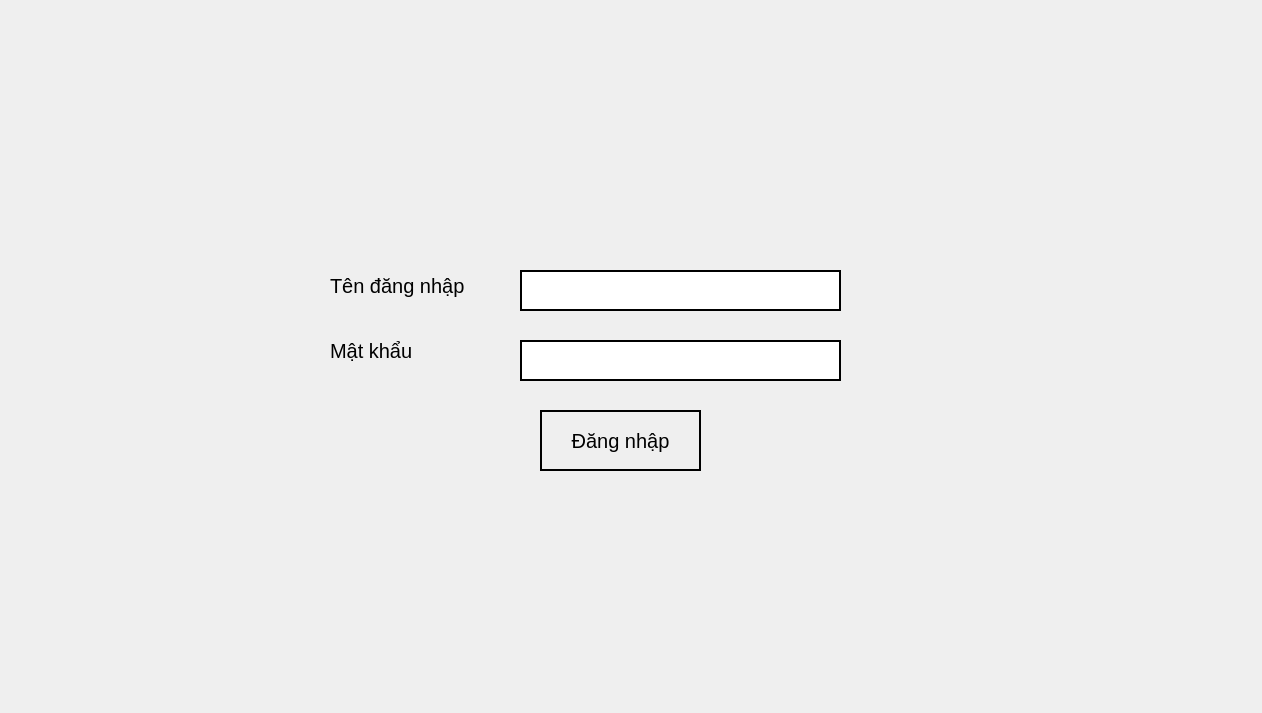
<?xml version="1.0" encoding="UTF-8"?>
<ui version="4.0">
 <class>Dnhap</class>
 <widget class="QDialog" name="Dnhap">
  <property name="geometry">
   <rect>
    <x>0</x>
    <y>0</y>
    <width>1262</width>
    <height>713</height>
   </rect>
  </property>
  <property name="windowTitle">
   <string>Dialog</string>
  </property>
  <widget class="QLabel" name="backgroumd">
   <property name="geometry">
    <rect>
     <x>-10</x>
     <y>0</y>
     <width>1262</width>
     <height>713</height>
    </rect>
   </property>
   <property name="text">
    <string/>
   </property>
   <property name="pixmap">
    <pixmap>C:/Users/linh/Pictures/Screenshots/Screenshot 2024-05-15 123135.png</pixmap>
   </property>
   <property name="scaledContents">
    <bool>true</bool>
   </property>
  </widget>
  <widget class="QLineEdit" name="linename">
   <property name="geometry">
    <rect>
     <x>520</x>
     <y>270</y>
     <width>321</width>
     <height>41</height>
    </rect>
   </property>
   <property name="font">
    <font>
     <pointsize>15</pointsize>
    </font>
   </property>
   <property name="styleSheet">
    <string notr="true">border: 2px solid black</string>
   </property>
  </widget>
  <widget class="QLineEdit" name="linepass">
   <property name="geometry">
    <rect>
     <x>520</x>
     <y>340</y>
     <width>321</width>
     <height>41</height>
    </rect>
   </property>
   <property name="font">
    <font>
     <pointsize>15</pointsize>
    </font>
   </property>
   <property name="styleSheet">
    <string notr="true">border: 2px solid black</string>
   </property>
  </widget>
  <widget class="QLabel" name="label">
   <property name="geometry">
    <rect>
     <x>330</x>
     <y>260</y>
     <width>181</width>
     <height>51</height>
    </rect>
   </property>
   <property name="font">
    <font>
     <pointsize>15</pointsize>
    </font>
   </property>
   <property name="text">
    <string>Tên đăng nhập</string>
   </property>
  </widget>
  <widget class="QLabel" name="label_2">
   <property name="geometry">
    <rect>
     <x>330</x>
     <y>330</y>
     <width>151</width>
     <height>41</height>
    </rect>
   </property>
   <property name="font">
    <font>
     <pointsize>15</pointsize>
    </font>
   </property>
   <property name="text">
    <string>Mật khẩu</string>
   </property>
  </widget>
  <widget class="QPushButton" name="buttonDnhap">
   <property name="geometry">
    <rect>
     <x>540</x>
     <y>410</y>
     <width>161</width>
     <height>61</height>
    </rect>
   </property>
   <property name="font">
    <font>
     <pointsize>15</pointsize>
    </font>
   </property>
   <property name="styleSheet">
    <string notr="true">border: 2px solid black</string>
   </property>
   <property name="text">
    <string>Đăng nhập</string>
   </property>
  </widget>
 </widget>
 <resources/>
 <connections/>
</ui>
